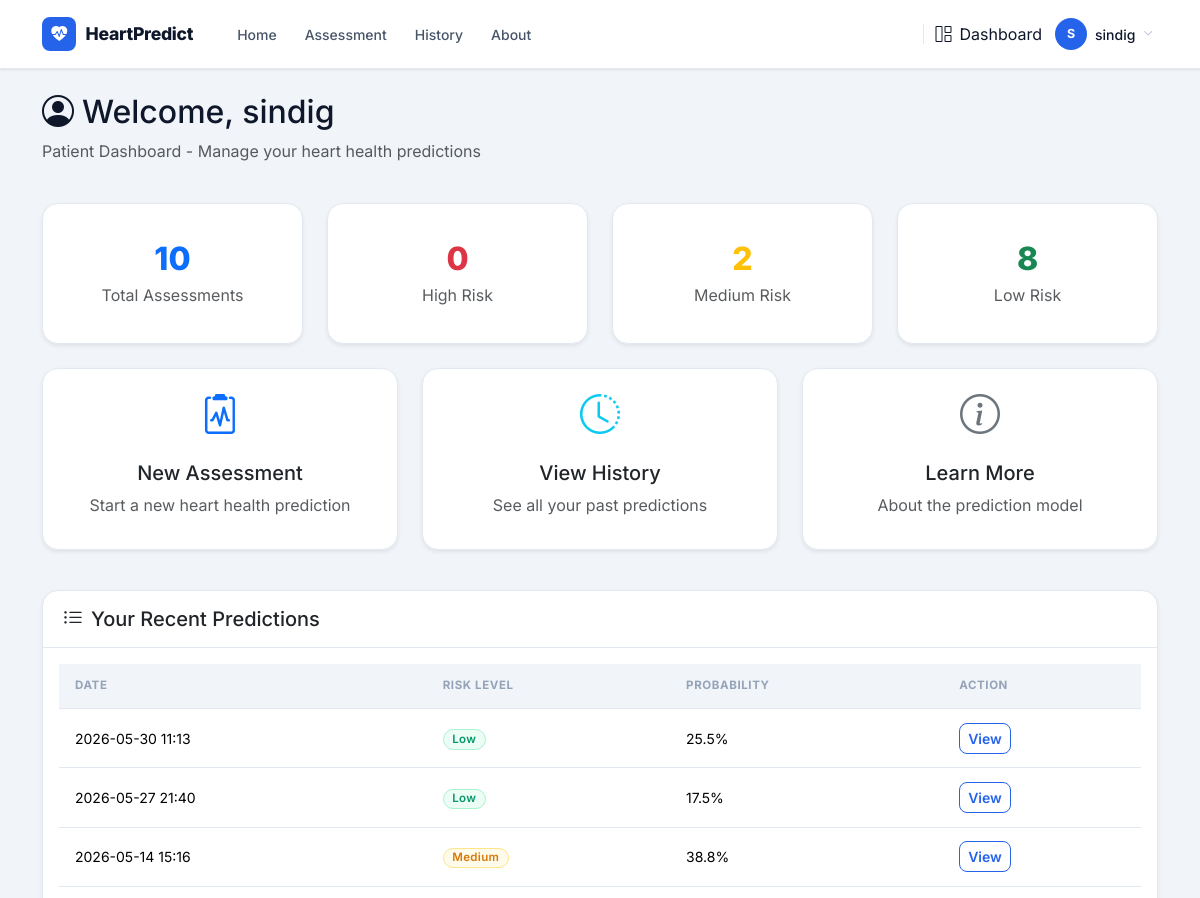
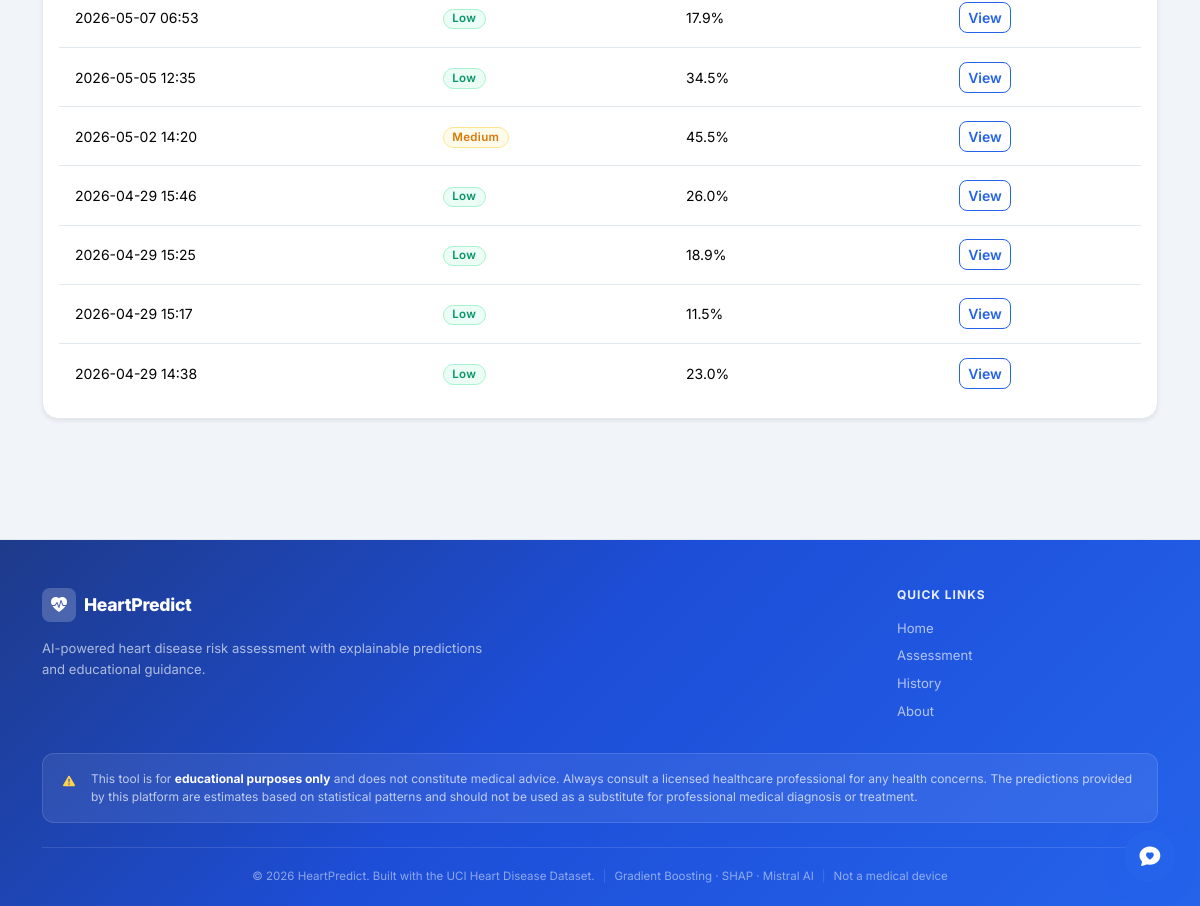
The page /dashboard/user (signed in) on the database its author committed (2 pictures, top to bottom).
### models.py (models this page shows, shortened)
class User(db.Model):
    __tablename__ = "users"
    id           = db.Column(db.Integer, primary_key=True)
    username     = db.Column(db.String(80), unique=True, nullable=False)
    email        = db.Column(db.String(120), unique=True, nullable=False)
    password_hash = db.Column(db.String(256), nullable=False)
    role         = db.Column(db.String(20), nullable=False, default='user')
    status       = db.Column(db.String(20), nullable=False, default='active')
    created_at   = db.Column(db.DateTime, default=datetime.utcnow)
    approved_at  = db.Column(db.DateTime, nullable=True)

class Prediction(db.Model):
    __tablename__ = "predictions"
    id           = db.Column(db.Integer, primary_key=True)
    user_id      = db.Column(db.Integer, db.ForeignKey('users.id'), nullable=True)
    created_at   = db.Column(db.DateTime, default=datetime.utcnow)
    input_data   = db.Column(db.Text, nullable=False)
    prediction   = db.Column(db.Integer, nullable=False)
    probability  = db.Column(db.Float, nullable=False)
    risk_level   = db.Column(db.String(20), nullable=False)
    def to_dict(self):
        import json
        return {
            "id":          self.id,
            "created_at":  self.created_at.strftime("%Y-%m-%d %H:%M"),
            "input_data":  json.loads(self.input_data),
            "prediction":  self.prediction,
            "probability": round(self.probability * 100, 1),
            "risk_level":  self.risk_level,
        }

### dashboard_routes.py (the view)
@dashboard.route('/user')
@login_required
@role_required('user')
def user_dashboard():
    from models import Prediction
    records = Prediction.query.filter_by(user_id=current_user.id).order_by(Prediction.created_at.desc()).all()
    stats = {
        'total': len(records),
        'high_risk': sum(1 for r in records if r.risk_level == 'High'),
        'medium_risk': sum(1 for r in records if r.risk_level == 'Medium'),
        'low_risk': sum(1 for r in records if r.risk_level == 'Low'),
    }
    return render_template('dashboard/user_dashboard.html', records=[r.to_dict() for r in records], stats=stats)

### app.py (called while the page is built)
@app.context_processor
def inject_now():
    from datetime import datetime
    return {"now": datetime.now}

### auth.py (called while the page is built)
@login_manager.user_loader
def load_user(user_id):
    from models import User
    return User.query.get(int(user_id))

### templates/dashboard/user_dashboard.html (shortened to what this page needs)
{% extends "base.html" %}
{% block content %}
<div class="container py-4">
  <div class="row mb-4">
    <div class="col">
      <h2><i class="bi bi-person-circle me-2"></i>Welcome, {{ current_user.username }}</h2>
      <p class="text-muted">Patient Dashboard - Manage your heart health predictions</p>
    </div>
  </div>
  <div class="row mb-4">
    <div class="col-md-3" data-aos="fade-up" data-aos-delay="0">
      <div class="card text-center border-0 shadow-sm stat-card">
        <div class="card-body">
          <div class="stat-number text-primary">{{ stats.total }}</div>
          <p class="text-muted mb-0">Total Assessments</p>
        </div>
      </div>
    </div>
    <div class="col-md-3" data-aos="fade-up" data-aos-delay="50">
      <div class="card text-center border-0 shadow-sm stat-card">
        <div class="card-body">
          <div class="stat-number text-danger">{{ stats.high_risk }}</div>
          <p class="text-muted mb-0">High Risk</p>
        </div>
      </div>
    </div>
    <div class="col-md-3" data-aos="fade-up" data-aos-delay="100">
      <div class="card text-center border-0 shadow-sm stat-card">
        <div class="card-body">
          <div class="stat-number text-warning">{{ stats.medium_risk }}</div>
          <p class="text-muted mb-0">Medium Risk</p>
        </div>
      </div>
    </div>
    <div class="col-md-3" data-aos="fade-up" data-aos-delay="150">
      <div class="card text-center border-0 shadow-sm stat-card">
        <div class="card-body">
          <div class="stat-number text-success">{{ stats.low_risk }}</div>
          <p class="text-muted mb-0">Low Risk</p>
        </div>
      </div>
    </div>
  </div>
  <div class="row">
    <div class="col-md-4 mb-3" data-aos="fade-up" data-aos-delay="50">
      <a href="{{ url_for('predict') }}" class="text-decoration-none">
        <div class="card border-0 shadow-sm h-100 action-card">
          <div class="card-body text-center">
            <i class="bi bi-clipboard2-pulse text-primary" style="font-size: 2.5rem;"></i>
            <h5 class="mt-3">New Assessment</h5>
            <p class="text-muted">Start a new heart health prediction</p>
          </div>
        </div>
      </a>
    </div>
    <div class="col-md-4 mb-3" data-aos="fade-up" data-aos-delay="100">
      <a href="{{ url_for('history') }}" class="text-decoration-none">
        <div class="card border-0 shadow-sm h-100 action-card">
          <div class="card-body text-center">
            <i class="bi bi-clock-history text-info" style="font-size: 2.5rem;"></i>
            <h5 class="mt-3">View History</h5>
            <p class="text-muted">See all your past predictions</p>
          </div>
        </div>
      </a>
    </div>
    <div class="col-md-4 mb-3" data-aos="fade-up" data-aos-delay="150">
      <a href="{{ url_for('about') }}" class="text-decoration-none">
        <div class="card border-0 shadow-sm h-100 action-card">
          <div class="card-body text-center">
            <i class="bi bi-info-circle text-secondary" style="font-size: 2.5rem;"></i>
            <h5 class="mt-3">Learn More</h5>
            <p class="text-muted">About the prediction model</p>
          </div>
        </div>
      </a>
    </div>
  </div>
  <div class="row mt-4">
    <div class="col">
      <div class="card border-0 shadow-sm">
        <div class="card-header bg-white">
          <h5 class="mb-0"><i class="bi bi-list-ul me-2"></i>Your Recent Predictions</h5>
        </div>
        <div class="card-body">
          {% if records %}
          <div class="table-responsive">
            <table class="table table-hover">
              <thead>
                <tr>
                  <th>Date</th>
                  <th>Risk Level</th>
                  <th>Probability</th>
                  <th>Action</th>
                </tr>
              </thead>
              <tbody>
                {% for record in records[:10] %}
                <tr>
                  <td>{{ record.created_at }}</td>
                  <td><span class="badge risk-{{ record.risk_level }}">{{ record.risk_level }}</span></td>
                  <td>{{ record.probability }}%</td>
                  <td>
                    <button class="btn btn-sm btn-outline-primary view-prediction-btn"
                            data-prediction-id="{{ record.id }}"
                            data-bs-toggle="modal"
                            data-bs-target="#predictionModal">
                      View
                    </button>
                  </td>
                </tr>
                {% endfor %}
              </tbody>
            </table>
          </div>
          {% else %}
          <p class="text-muted text-center py-4 mb-0">No predictions yet. <a href="{{ url_for('predict') }}">Start your first assessment</a></p>
          {% endif %}
        </div>
      </div>
    </div>
  </div>
</div>
{% endblock %}

### templates/base.html (shortened to what this page needs)
<!DOCTYPE html>
<html lang="en">
<head>
  <link href="https://cdn.jsdelivr.net/npm/bootstrap@5.3.3/dist/css/bootstrap.min.css" rel="stylesheet"/>
  <link href="https://cdn.jsdelivr.net/npm/bootstrap-icons@1.11.3/font/bootstrap-icons.css" rel="stylesheet"/>
  <link href="https://unpkg.com/aos@2.3.1/dist/aos.css" rel="stylesheet">
</head>
<body>
<nav class="navbar navbar-expand-lg">
  <div class="container">
    <a href="{{ url_for('index') }}" class="navbar-brand">
      <div class="brand-icon"><i class="bi bi-heart-pulse-fill"></i></div>
      HeartPredict
    </a>
    <div class="collapse navbar-collapse" id="navMenu">
      <ul class="navbar-nav me-auto gap-1 ms-3">
        <li class="nav-item">
          <a class="nav-link {% if request.endpoint == 'index' %}active{% endif %}"
             href="{{ url_for('index') }}">Home</a>
        </li>
        {% if current_user.is_authenticated %}
        <li class="nav-item">
          <a class="nav-link {% if request.endpoint == 'predict' %}active{% endif %}"
             href="{{ url_for('predict') }}">Assessment</a>
        </li>
        <li class="nav-item">
          <a class="nav-link {% if request.endpoint == 'history' %}active{% endif %}"
             href="{{ url_for('history') }}">History</a>
        </li>
        <li class="nav-item">
          <a class="nav-link {% if request.endpoint == 'about' %}active{% endif %}"
             href="{{ url_for('about') }}">About</a>
        </li>
        {% endif %}
      </ul>
      {% if current_user.is_authenticated %}
      <div class="d-flex align-items-center gap-2">
        <a href="{{ url_for('dashboard.redirect_dashboard') }}"
           class="nav-link d-none d-lg-flex align-items-center gap-1">
          <i class="bi bi-grid-1x2 me-1"></i>Dashboard
        </a>
        <div class="dropdown">
          <button class="btn btn-link text-decoration-none d-flex align-items-center gap-2 p-1 shadow-none"
                  data-bs-toggle="dropdown" aria-expanded="false"
                  style="color: var(--text);">
            <div class="user-avatar">{{ current_user.username[0] | upper }}</div>
            <span class="d-none d-sm-inline" style="font-size:0.875rem;font-weight:500;">{{ current_user.username }}</span>
            <i class="bi bi-chevron-down" style="font-size:0.6rem;color:var(--text-muted);"></i>
          </button>
        </div>
      </div>
      {% else %}
      <div class="d-flex gap-2 align-items-center ms-lg-3">
        <a href="{{ url_for('auth.login') }}" class="btn btn-nav-login">Login</a>
        <a href="{{ url_for('auth.register') }}" class="btn btn-nav-register">Register</a>
      </div>
      {% endif %}
    </div>
  </div>
</nav>
<main class="pb-5">
  {% block content %}{% endblock %}
</main>
<footer class="footer pt-5 pb-0">
  <div class="container">
    <div class="row g-4 pb-4 justify-content-between align-items-start">
      <div class="col-lg-5 col-md-7">
        <div class="d-flex align-items-center gap-2 mb-3">
          <div class="footer-brand-icon">
            <i class="bi bi-heart-pulse-fill"></i>
          </div>
          <span class="footer-brand-name">HeartPredict</span>
        </div>
        <p class="footer-desc">
          AI-powered heart disease risk assessment with explainable predictions and educational guidance.
        </p>
      </div>
      <div class="col-lg-3 col-md-4">
        <h6 class="footer-heading">Quick Links</h6>
        <ul class="footer-links">
          <li><a href="{{ url_for('index') }}">Home</a></li>
          {% if current_user.is_authenticated %}
          <li><a href="{{ url_for('predict') }}">Assessment</a></li>
          <li><a href="{{ url_for('history') }}">History</a></li>
          {% endif %}
          <li><a href="{{ url_for('about') }}">About</a></li>
        </ul>
      </div>
    </div>
    <div class="footer-disclaimer">
      <i class="bi bi-exclamation-triangle-fill me-2 flex-shrink-0"></i>
      <span>This tool is for <strong>educational purposes only</strong> and does not constitute medical advice. Always consult a licensed healthcare professional for any health concerns. The predictions provided by this platform are estimates based on statistical patterns and should not be used as a substitute for professional medical diagnosis or treatment.</span>
    </div>
    <div class="footer-bottom">
      <span>&copy; {{ now().year }} HeartPredict. Built with the UCI Heart Disease Dataset.</span>
      <span class="footer-bottom-divider">|</span>
      <span>Gradient Boosting &middot; SHAP &middot; Mistral AI</span>
      <span class="footer-bottom-divider">|</span>
      <span class="text-nowrap">Not a medical device</span>
    </div>
  </div>
</footer>
{% if current_user.is_authenticated %}
<div class="chat-fab" id="chatFab">
  <button class="fab-btn" id="chatFabBtn" aria-label="Open Heart Health Assistant">
    <i class="bi bi-chat-heart-fill"></i>
    <span class="pulse-ring"></span>
  </button>
</div>
{% endif %}
</body>
</html>

### templates/dashboard/user_dashboard.html (style rules this page uses)
.stat-card { transition: transform 0.35s cubic-bezier(0.34, 1.56, 0.64, 1), box-shadow 0.35s ease; }
.stat-number { font-size: 2rem; font-weight: 800; margin-bottom: 0.25rem; line-height: 1.2; }
.action-card { transition: transform 0.35s cubic-bezier(0.34, 1.56, 0.64, 1), box-shadow 0.35s ease; }
.action-card i { transition: transform 0.4s ease; }

### rows shown on the page
User: username "S", username "sindig"
Prediction: created_at "2026-05-30 11:13", risk_level "Low", probability "25.5"
Prediction: created_at "2026-05-27 21:40", risk_level "Low", probability "17.5"
Prediction: created_at "2026-05-14 15:16", risk_level "Medium", probability "38.8"
Prediction: created_at "2026-05-07 06:53", risk_level "Low", probability "17.9"
Prediction: created_at "2026-05-05 12:35", risk_level "Low", probability "34.5"
Prediction: created_at "2026-05-02 14:20", risk_level "Medium", probability "45.5"
Prediction: created_at "2026-04-29 15:46", risk_level "Low", probability "26.0"
Prediction: created_at "2026-04-29 15:25", risk_level "Low", probability "18.9"
Prediction: created_at "2026-04-29 15:17", risk_level "Low", probability "11.5"
Prediction: created_at "2026-04-29 14:38", risk_level "Low", probability "23.0"

### other values the page prints
{{ stats.total }} "10"
{{ stats.high_risk }} "0"
{{ stats.medium_risk }} "2"
{{ stats.low_risk }} "8"
